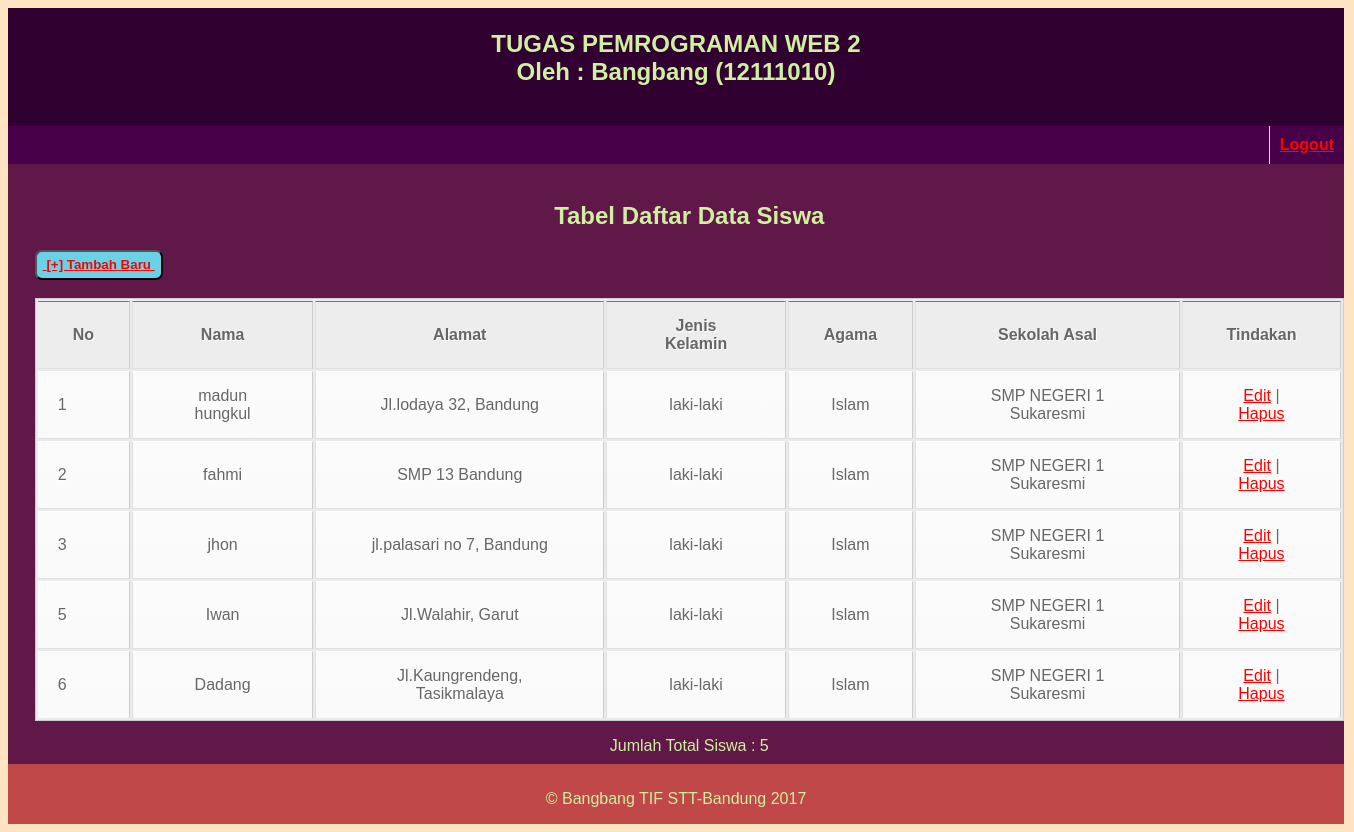
The app's page /list-siswa.php (signed in) with its own data.
### tables this page shows
CREATE TABLE IF NOT EXISTS `calon_siswa` (
`id` int(11) NOT NULL,
  `nama` varchar(64) NOT NULL,
  `alamat` varchar(255) NOT NULL,
  `jenis_kelamin` varchar(16) NOT NULL,
  `agama` varchar(16) NOT NULL,
  `sekolah_asal` varchar(64) NOT NULL
);

### list-siswa.php (the view, shortened to what this page needs)
<?php include("config.php");
?>
<!DOCTYPE html>
<html>
<head>
	<link rel="stylesheet" type="text/css" href="style2.css">
</head>
<body>
<div class="wrap">
	<div class="header">
	<center><h2><b>TUGAS PEMROGRAMAN WEB 2</b><br>
	Oleh : Bangbang (12111010)</h2></center>
	<br>
	</div>
	<div class="menu">
	<ul>
	<li style="border-left: 1px solid #e1e1e1"><a href="logout.php"><b>Logout</b></a></li>
	</ul>
</div>
	<div class="badan">
	<div class="sidebar"></div>
	<div class="content">
	<br>
		<h2 align="center">Tabel Daftar Data Siswa</h2>
	<nav>
		<button><a href="form-daftar.php">&nbsp;<b>[+] Tambah Baru</b>&nbsp;</a></button>
	</nav>
	<br>
	<table border="1">
	<thead>
		<tr>
			<th>No</th>
			<th>Nama</th>
			<th>Alamat</th>
			<th>Jenis Kelamin</th>
			<th>Agama</th>
			<th>Sekolah Asal</th>
			<th>Tindakan</th>
		</tr>
	</thead>
	<tbody>
		<?php
		$sql = "SELECT * FROM calon_siswa";
		$query = mysqli_query($db, $sql);
		while($siswa = mysqli_fetch_array($query)){
			echo "<tr>";
			echo "<td>".$siswa['id']."</td>";
			echo "<td>".$siswa['nama']."</td>";
			echo "<td>".$siswa['alamat']."</td>";
			echo "<td>".$siswa['jenis_kelamin']."</td>";
			echo "<td>".$siswa['agama']."</td>";
			echo "<td>".$siswa['sekolah_asal']."</td>";
			echo "<td>";
			echo "<a href='form-edit.php?id=".$siswa['id']."'>Edit</a> | ";
			echo "<a href='hapus.php?id=".$siswa['id']."'>Hapus</a>";
			echo "</td>";
			echo "</tr>";
		}
		?>
	</tbody>
	</table>
	<p align="center">Jumlah Total Siswa : <?php echo mysqli_num_rows($query) ?></p>
	<br/>
<br/>
</div>
</div>
<div class="footer"><p align="center">&copy; Bangbang TIF STT-Bandung 2017</p></div>
</div>
	</body>

### style2.css (style rules this page uses)
.wrap { background: #F5F5DC; width: 1336px; margin: 0px 0px 0px 0px; }
.wrap .header { background: #300030; padding: 2px 10px; }
.wrap .menu { background: #480048; }
.wrap .menu ul { padding: 0; margin: 0; background: #480048; overflow: hidden; }
.wrap .menu ul li { float: right; list-style-type: none; padding: 10px; }
.badan { height: 600px; }
.wrap .badan .sidebar { background: #601848; float: left; width: 2%; height: 100%; }
.wrap .badan .content { background: #601848; float: center; padding-left: 0,8px; height: 100%; width: 99.99%; }
.wrap .footer { background: #c04848; height: 40px; width: 98,7%; padding: 10px; }
body { background: #FFE4C4; font-family: sans-serif; }
h2 { color: #cff09e; }
a { color: red; }
p { color: #cff09e }
button { background: #69d2e7; height: 30px; border-radius: 7px; }
table { font-family: Arial, Helvetica, sans-serif; color: #666; text-shadow: 1px 1px 0px #fff; background: #eaebec; border: #ccc 1px solid; }
table th { padding: 15px 35px; border-left:1px solid #e0e0e0; border-bottom: 1px solid #e0e0e0; background: #ededed; }
table th:first-child { border-left:none; }
table tr { text-align: center; padding-left: 20px; }
table td:first-child { text-align: left; padding-left: 20px; border-left: 0; }
table td { padding: 15px 35px; border-top: 1px solid #ffffff; border-bottom: 1px solid #e0e0e0; border-left: 1px solid #e0e0e0; background: #fafafa; background: -webkit-gradient(linear, left top, left bottom, from(#fbfbfb), to(#fafafa)); background: -moz-linear-gradient(top, #fbfbfb, #fafafa); }
table tr:last-child td { border-bottom: 0; }
table tr:last-child td:first-child { -moz-border-radius-bottomleft: 3px; -webkit-border-bottom-left-radius: 3px; border-bottom-left-radius: 3px; }
table tr:last-child td:last-child { -moz-border-radius-bottomright: 3px; -webkit-border-bottom-right-radius: 3px; border-bottom-right-radius: 3px; }

### records on screen
calon_siswa: id "1", nama "madun hungkul", alamat "Jl.lodaya 32, Bandung", jenis_kelamin "laki-laki", agama "Islam", sekolah_asal "SMP NEGERI 1 Sukaresmi"
calon_siswa: id "2", nama "fahmi", alamat "SMP 13 Bandung", jenis_kelamin "laki-laki", agama "Islam", sekolah_asal "SMP NEGERI 1 Sukaresmi"
calon_siswa: id "3", nama "jhon", alamat "jl.palasari no 7, Bandung", jenis_kelamin "laki-laki", agama "Islam", sekolah_asal "SMP NEGERI 1 Sukaresmi"
calon_siswa: id "5", nama "Iwan", alamat "Jl.Walahir, Garut", jenis_kelamin "laki-laki", agama "Islam", sekolah_asal "SMP NEGERI 1 Sukaresmi"
calon_siswa: id "6", nama "Dadang", alamat "Jl.Kaungrendeng, Tasikmalaya", jenis_kelamin "laki-laki", agama "Islam", sekolah_asal "SMP NEGERI 1 Sukaresmi"

### other values on screen
mysqli_num_rows($query) "5"
